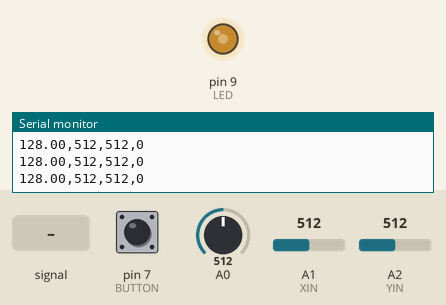
The sketch below on a simulated Arduino Uno, built with avr-gcc and run on an emulated ATmega328P. Parts: output pins drawn as LEDs (lit = HIGH), the last lines printed to the serial monitor. Dashed ring = blinking. The inputs (shaded band) are chosen by the test bench; at power-on: A0 = 512, pin 7 (BUTTON) LOW, A1 (XIN) = 512, A2 (YIN) = 512.

Above: at 1.2 s.
1.3 s: A0 fed a 200 Hz sine of ±81 counts around its level
At 1.43 s:
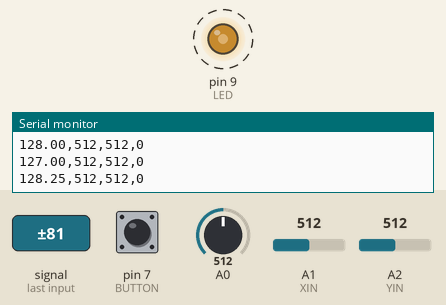
4.3 s: A0 set to 413
7.3 s: A0 set to 392
At 8.1 s:
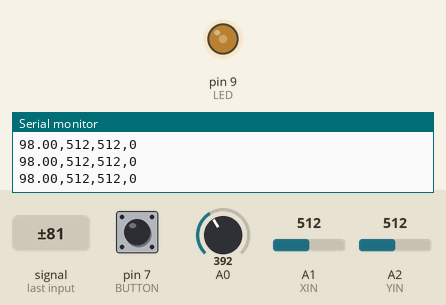
8.9 s: A0 set to 42
At 9.5 s:
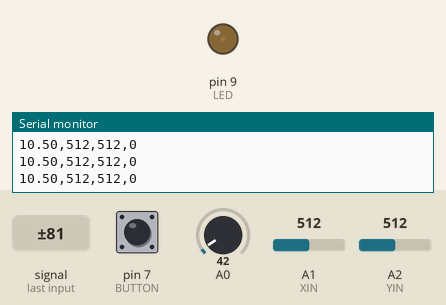
10.5 s: A0 set to 35
At 11.7 s:
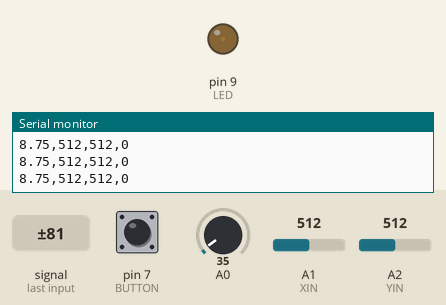
13.5 s: A0 set to 0
At 14.0 s:
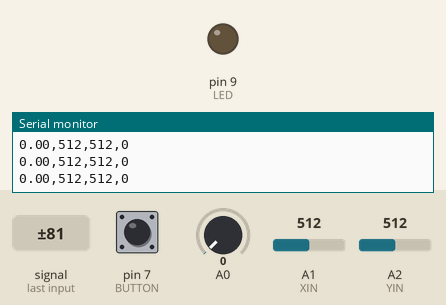
Timing chart, 0 to 16.1 s (numbered marks = the images above; inputs shaded):
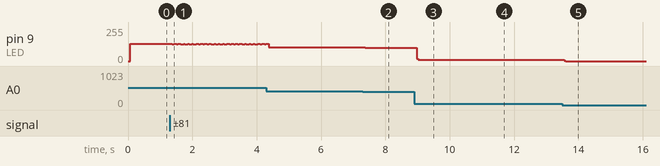

Measured:
- the behaviour switches between 400 and 399 on A0 (found by bisection; images 1 and 2)
- after the input at 1.3 s, pin 9 (LED): alternates 128/255 for 0.09 s and 127/255 for 0.09 s, starting after 0.08 s
- after the input at 7.3 s, pin 9 (LED): 103/255 → 98/255 after 0.07 s
- after the input at 8.9 s, pin 9 (LED): 98/255 → 10/255 after 0.07 s
- after the input at 10.5 s, pin 9 (LED): 10/255 → 8/255 after 0.08 s
- after the input at 13.5 s, pin 9 (LED): 8/255 → 0/255 after 0.07 s

The sketch:

photo2_nov17.ino
```cpp
const int AVERAGE = 100;
const int LED = 9;
const int XIN = 1;
const int YIN = 2;
const int BUTTON = 7;
//int val = 0;
int button = 0;
long val[AVERAGE]={};
long valsum = 0;
long xinput = 0;
long yinput = 0;
double valave = 0;
int count = 0;
//int state = 0;
//int LEDstate = 0;

long YMAX = 500;
long ZMAX = 500;
long YMIN = 500;
long ZMIN = 500;

void setup(){
  pinMode(LED,OUTPUT);    //13Pinを出力にする
  Serial.begin(9800);     //モニター出力
  pinMode(BUTTON,INPUT);  //7Pinを入力にする
}
void loop(){
//  digitalWrite(LED,HIGH);
//  delay(1000);
//  digitalWrite(LED,LOW);
//  delay(1000);

    button = digitalRead(BUTTON);
    xinput = 0;
    yinput = 0;
    valsum = 0;

    for(int x = 0;x<AVERAGE;x++)
    {
      //if(analogRead(0) >= 400){
          valsum += analogRead(0);
      //}
      xinput += analogRead(XIN);
      yinput += analogRead(YIN);
    }

    analogWrite(LED,valave/4);
    delay(10);

    xinput = xinput/AVERAGE;
    yinput = yinput/AVERAGE;
    valave = valsum/AVERAGE;

    Serial.print(valave/4);
    Serial.print(",");
    Serial.print(xinput);
    Serial.print(",");
    Serial.print(yinput);
    Serial.print(",");
    Serial.println(button);
//    if( == HIGH){
//      digitalWrite(LED,HIGH);
//      delay(val);
//    }else{
//      digitalWrite(LED,LOW);
//      delay(val);
//    }
}
```
